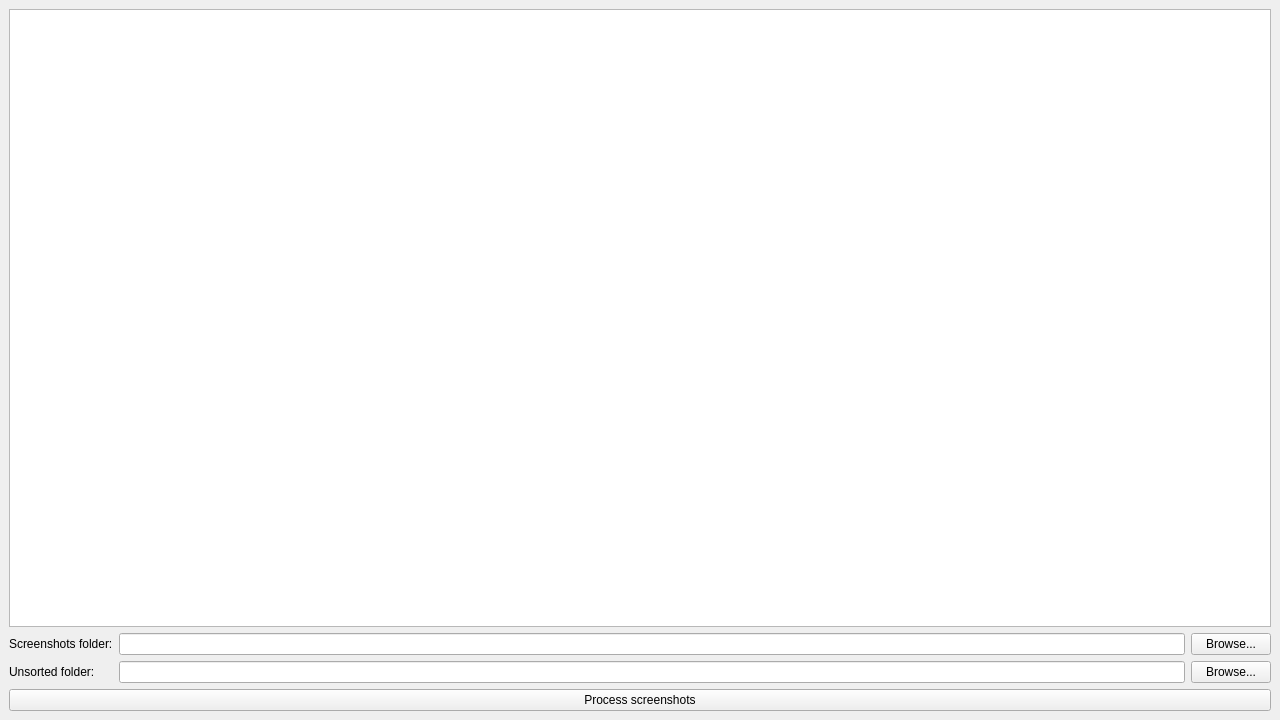
<?xml version="1.0" encoding="UTF-8"?>
<ui version="4.0">
 <class>MainWindow</class>
 <widget class="QMainWindow" name="MainWindow">
  <property name="geometry">
   <rect>
    <x>0</x>
    <y>0</y>
    <width>1280</width>
    <height>720</height>
   </rect>
  </property>
  <property name="windowTitle">
   <string>MitsuScreenshots</string>
  </property>
  <widget class="QWidget" name="centralwidget">
   <layout class="QGridLayout" name="gridLayout">
    <item row="1" column="0">
     <widget class="QLabel" name="labelScreenshotsPath">
      <property name="text">
       <string>Screenshots folder:</string>
      </property>
     </widget>
    </item>
    <item row="2" column="0">
     <widget class="QLabel" name="labelUnsortedPath">
      <property name="text">
       <string>Unsorted folder:</string>
      </property>
     </widget>
    </item>
    <item row="2" column="1">
     <widget class="QLineEdit" name="lineEditUnsortedPath"/>
    </item>
    <item row="1" column="1">
     <widget class="QLineEdit" name="lineEditScreenshotsPath"/>
    </item>
    <item row="1" column="2">
     <widget class="QPushButton" name="pushButtonBrowseScreenshots">
      <property name="text">
       <string>Browse...</string>
      </property>
     </widget>
    </item>
    <item row="2" column="2">
     <widget class="QPushButton" name="pushButtonBrowseUnsorted">
      <property name="text">
       <string>Browse...</string>
      </property>
     </widget>
    </item>
    <item row="0" column="0" colspan="3">
     <widget class="QPlainTextEdit" name="plainTextEditConsole"/>
    </item>
    <item row="3" column="0" colspan="3">
     <widget class="QPushButton" name="pushButtonProcessScreenshots">
      <property name="text">
       <string>Process screenshots</string>
      </property>
     </widget>
    </item>
   </layout>
  </widget>
 </widget>
 <resources/>
 <connections/>
</ui>
